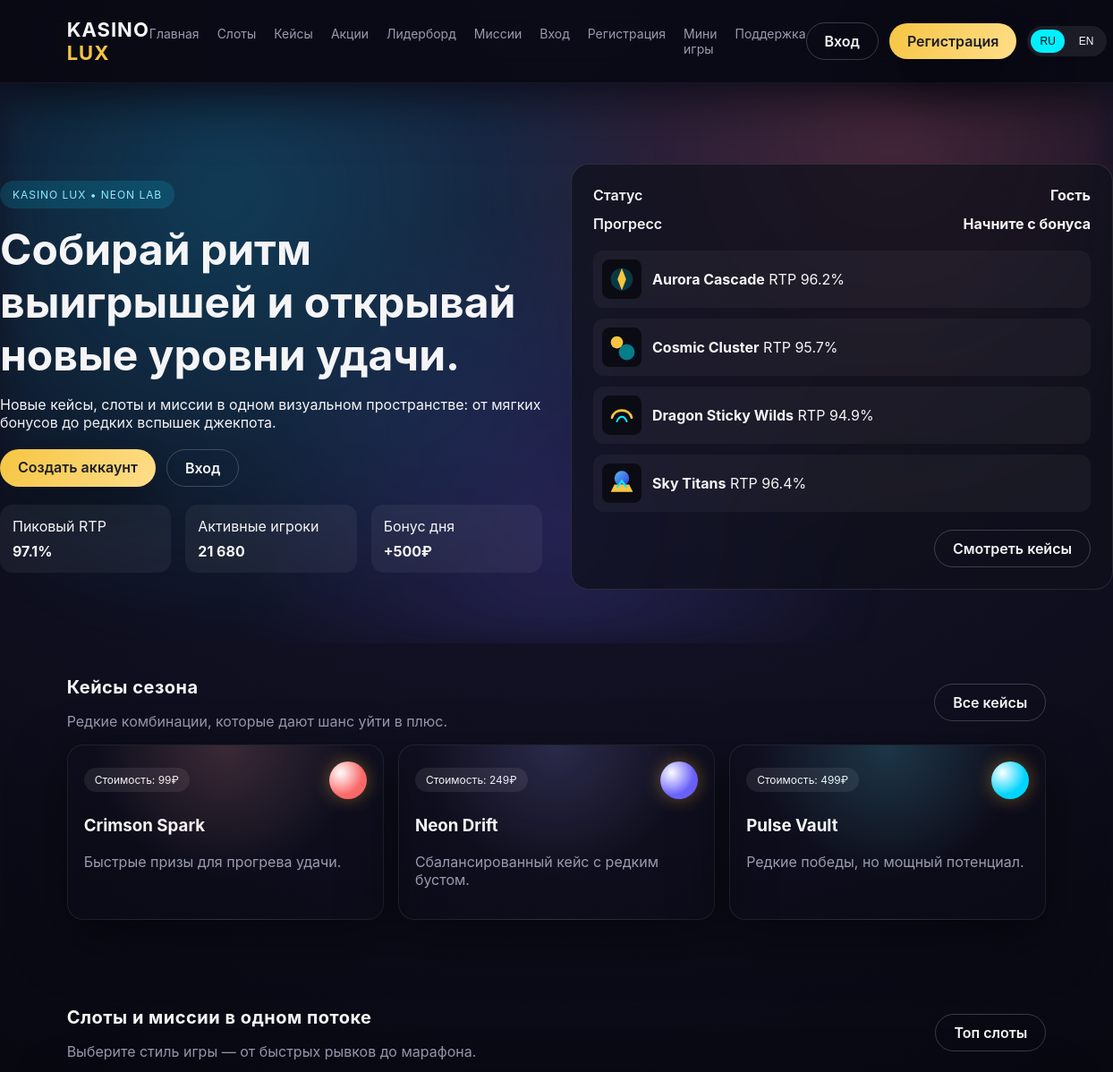
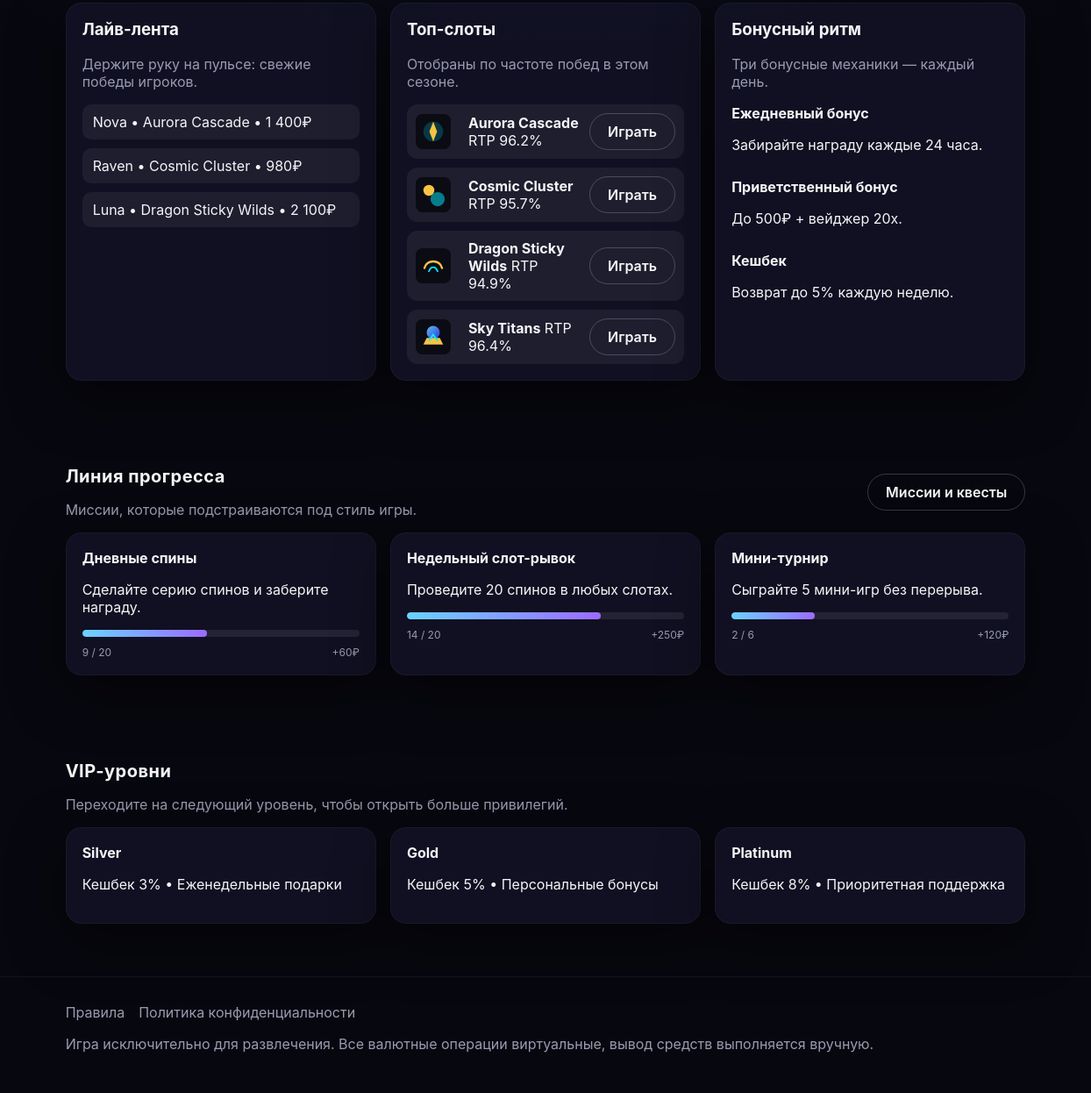
The page / on the database its author committed (2 pictures, top to bottom).
### tables this page shows
CREATE TABLE settings (
    id INT AUTO_INCREMENT PRIMARY KEY,
    name VARCHAR(100) NOT NULL UNIQUE,
    value TEXT NOT NULL
);

### config.php (called while the page is built)
<?php
return [
    'site' => [
        'name' => 'Kasino Lux',
        'base_url' => '',
        'default_language' => 'ru',
        'support_email' => 'support@example.com',
        'demo_mode' => false,
    ],
    'mail' => [
        'enabled' => false,
        'host' => 'smtp.example.com',
        'port' => 587,
        'encryption' => 'tls',
        'username' => 'smtp_user',
        'password' => 'smtp_password',
        'from_email' => 'support@example.com',
        'from_name' => 'Kasino Lux',
    ],
    'db' => [
        'host' => 'localhost',
        'name' => 'kasino',
        'user' => 'root',
        'pass' => '',
        'charset' => 'utf8mb4',
    ],
    'security' => [
        'session_name' => 'kasino_session',
        'csrf_key' => 'change_this_secret_key',
        'rate_limit' => [
            'login' => ['window' => 300, 'max' => 10],
            'spin' => ['window' => 60, 'max' => 120],
            'withdrawal' => ['window' => 3600, 'max' => 5],
        ],
    ],
    'payments' => [
        'sbp' => [
            'merchant_id' => 'SBP_MERCHANT_ID',
            'secret' => 'SBP_SECRET',
            'min_amount' => 100,
            'max_amount' => 100000,
        ],
    ],
    'bonuses' => [
        'daily_amount' => 50,
        'welcome_amount' => 500,
        'welcome_wager' => 20,
        'cashback_percent' => 5,
    ],
    'pwa' => [
        'name' => 'Kasino Lux',
        'short_name' => 'Kasino',
        'theme_color' => '#0b0b14',
        'background_color' => '#0b0b14',
    ],
    'game' => [
        'min_bet' => 10,
        'max_bet' => 1000,
    ],
];

### index.php (the view, shortened to what this page needs)
<?php
require __DIR__ . '/helpers.php';
$user = current_user();
$slots = slots_catalog();
$config = require __DIR__ . '/config.php';
$heroSlots = array_slice($slots, 0, 4);
?>
<section class="neo-hero">
    <div class="neo-hero-bg"></div>
    <div class="neo-hero-content">
        <div class="neo-hero-copy">
            <div class="neo-hero-badge">Kasino Lux • Neon Lab</div>
            <h1>Собирай ритм выигрышей и открывай новые уровни удачи.</h1>
            <p>Новые кейсы, слоты и миссии в одном визуальном пространстве: от мягких бонусов до редких вспышек джекпота.</p>
            <div class="neo-hero-actions">
                <?php if ($user): ?>
                    <a class="btn" href="/cases.php">Открыть кейсы</a>
                    <a class="btn ghost" href="/slots.php"><?php echo t('cta_play'); ?></a>
                <?php else: ?>
                    <a class="btn" href="/register.php"><?php echo t('cta_register'); ?></a>
                    <a class="btn ghost" href="/login.php"><?php echo t('nav_login'); ?></a>
                <?php endif; ?>
            </div>
            <div class="neo-hero-metrics">
                <div class="neo-metric">
                    <span>Пиковый RTP</span>
                    <strong>97.1%</strong>
                </div>
                <div class="neo-metric">
                    <span>Активные игроки</span>
                    <strong>21 680</strong>
                </div>
                <div class="neo-metric">
                    <span>Бонус дня</span>
                    <strong>+500₽</strong>
                </div>
            </div>
        </div>
        <div class="neo-hero-panel">
            <?php if ($user): ?>
                <div class="neo-panel-row">
                    <span><?php echo t('balance'); ?></span>
                    <strong data-balance>0₽</strong>
                </div>
                <div class="neo-panel-row">
                    <span>Лига</span>
                    <strong>Pulse</strong>
                </div>
            <?php else: ?>
                <div class="neo-panel-row">
                    <span>Статус</span>
                    <strong>Гость</strong>
                </div>
                <div class="neo-panel-row">
                    <span>Прогресс</span>
                    <strong>Начните с бонуса</strong>
                </div>
            <?php endif; ?>
            <div class="neo-panel-slots">
                <?php foreach ($heroSlots as $slot): ?>
                    <div class="neo-panel-slot">
                        <img src="<?php echo $slot['icon']; ?>" alt="<?php echo $slot['name']; ?>">
                        <div>
                            <strong><?php echo $slot['name']; ?></strong>
                            <span>RTP <?php echo $slot['rtp']; ?>%</span>
                        </div>
                    </div>
                <?php endforeach; ?>
            </div>
            <div class="neo-panel-cta">
                <a class="btn ghost" href="/cases.php">Смотреть кейсы</a>
            </div>
        </div>
    </div>
</section>
<section class="section neo-section">
    <div class="section-header">
        <div>
            <h2>Кейсы сезона</h2>
            <p class="muted">Редкие комбинации, которые дают шанс уйти в плюс.</p>
        </div>
        <a class="btn ghost" href="/cases.php">Все кейсы</a>
    </div>
    <div class="cards cases-grid">
        <div class="card case-card" style="--case-accent: #ff6b6b;">
            <div class="case-card-header">
                <div class="case-badge">Стоимость: 99₽</div>
                <div class="case-orb"></div>
            </div>
            <h3>Crimson Spark</h3>
            <p class="muted">Быстрые призы для прогрева удачи.</p>
        </div>
        <div class="card case-card" style="--case-accent: #6c63ff;">
            <div class="case-card-header">
                <div class="case-badge">Стоимость: 249₽</div>
                <div class="case-orb"></div>
            </div>
            <h3>Neon Drift</h3>
            <p class="muted">Сбалансированный кейс с редким бустом.</p>
        </div>
        <div class="card case-card" style="--case-accent: #00d4ff;">
            <div class="case-card-header">
                <div class="case-badge">Стоимость: 499₽</div>
                <div class="case-orb"></div>
            </div>
            <h3>Pulse Vault</h3>
            <p class="muted">Редкие победы, но мощный потенциал.</p>
        </div>
    </div>
</section>
<section class="section neo-section">
    <div class="section-header">
        <div>
            <h2>Слоты и миссии в одном потоке</h2>
            <p class="muted">Выберите стиль игры — от быстрых рывков до марафона.</p>
        </div>
        <a class="btn ghost" href="/slots.php"><?php echo t('section_top'); ?></a>
    </div>
    <div class="neo-grid">
        <div class="card neo-card">
            <h3>Лайв-лента</h3>
            <p class="muted">Держите руку на пульсе: свежие победы игроков.</p>
            <div class="neo-feed" data-live-feed>
                <div>Nova • Aurora Cascade • 1 400₽</div>
                <div>Raven • Cosmic Cluster • 980₽</div>
                <div>Luna • Dragon Sticky Wilds • 2 100₽</div>
            </div>
        </div>
        <div class="card neo-card">
            <h3>Топ-слоты</h3>
            <p class="muted">Отобраны по частоте побед в этом сезоне.</p>
            <div class="neo-slot-list">
                <?php foreach ($heroSlots as $slot): ?>
                    <div class="neo-slot-row">
                        <img src="<?php echo $slot['icon']; ?>" alt="<?php echo $slot['name']; ?>">
                        <div>
                            <strong><?php echo $slot['name']; ?></strong>
                            <span>RTP <?php echo $slot['rtp']; ?>%</span>
                        </div>
                        <a class="btn ghost" href="/slot.php?game=<?php echo $slot['slug']; ?>"><?php echo t('slot_play'); ?></a>
                    </div>
                <?php endforeach; ?>
            </div>
        </div>
        <div class="card neo-card">
            <h3>Бонусный ритм</h3>
            <p class="muted">Три бонусные механики — каждый день.</p>
            <div class="neo-bonus-list">
                <div>
                    <strong><?php echo t('bonus_daily'); ?></strong>
                    <p><?php echo site_setting('bonus_daily_text', 'Забирайте награду каждые 24 часа.'); ?></p>
                </div>
                <div>
                    <strong><?php echo t('bonus_welcome'); ?></strong>
                    <p><?php echo site_setting('bonus_welcome_text', 'До 500₽ + вейджер 20x.'); ?></p>
                </div>
                <div>
                    <strong><?php echo t('bonus_cashback'); ?></strong>
                    <p><?php echo site_setting('bonus_cashback_text', 'Возврат до 5% каждую неделю.'); ?></p>
                </div>
            </div>
        </div>
    </div>
</section>
<section class="section neo-section">
    <div class="section-header">
        <div>
            <h2>Линия прогресса</h2>
            <p class="muted">Миссии, которые подстраиваются под стиль игры.</p>
        </div>
        <a class="btn ghost" href="/missions.php"><?php echo t('missions_title'); ?></a>
    </div>
    <div class="cards missions-grid">
        <div class="card mission-card">
            <strong><?php echo site_setting('mission_daily_spin', t('mission_daily_spin')); ?></strong>
            <p><?php echo site_setting('mission_daily_spin_desc', t('mission_daily_spin_desc')); ?></p>
            <div class="progress">
                <div class="progress-bar" style="width: 45%"></div>
            </div>
            <div class="mission-meta">
                <span>9 / 20</span>
                <span>+60₽</span>
            </div>
        </div>
        <div class="card mission-card">
            <strong><?php echo site_setting('mission_weekly_slots', t('mission_weekly_slots')); ?></strong>
            <p><?php echo site_setting('mission_weekly_slots_desc', t('mission_weekly_slots_desc')); ?></p>
            <div class="progress">
                <div class="progress-bar" style="width: 70%"></div>
            </div>
            <div class="mission-meta">
                <span>14 / 20</span>
                <span>+250₽</span>
            </div>
        </div>
        <div class="card mission-card">
            <strong><?php echo site_setting('mission_minigame', t('mission_minigame')); ?></strong>
            <p><?php echo site_setting('mission_minigame_desc', t('mission_minigame_desc')); ?></p>
            <div class="progress">
                <div class="progress-bar" style="width: 30%"></div>
            </div>
            <div class="mission-meta">
                <span>2 / 6</span>
                <span>+120₽</span>
            </div>
        </div>
    </div>
</section>
<section class="section neo-section">
    <div class="section-header">
        <div>
            <h2>VIP-уровни</h2>
            <p class="muted">Переходите на следующий уровень, чтобы открыть больше привилегий.</p>
        </div>
    </div>
    <div class="cards vip-grid">
        <div class="card vip-card">
            <strong>Silver</strong>
            <p>Кешбек 3% • Еженедельные подарки</p>
        </div>
        <div class="card vip-card">
            <strong>Gold</strong>
            <p>Кешбек 5% • Персональные бонусы</p>
        </div>
        <div class="card vip-card">
            <strong>Platinum</strong>
            <p>Кешбек 8% • Приоритетная поддержка</p>
        </div>
    </div>
</section>

### rows shown on the page
settings: value "Забирайте награду каждые 24 часа."
settings: value "До 500₽ + вейджер 20x."
settings: value "Возврат до 5% каждую неделю."
settings: value "Дневные спины"
settings: value "Сделайте серию спинов и заберите награду."
settings: value "Недельный слот-рывок"
settings: value "Проведите 20 спинов в любых слотах."
settings: value "Мини-турнир"
settings: value "Сыграйте 5 мини-игр без перерыва."

### other values the page prints
t('nav_home') "Главная"
t('nav_slots') "Слоты"
t('nav_cases') "Кейсы"
t('nav_promotions') "Акции"
t('nav_leaderboard') "Лидерборд"
t('nav_missions') "Миссии"
t('nav_login') "Вход"
t('nav_register') "Регистрация"
t('nav_minigames') "Мини игры"
t('nav_support') "Поддержка"
t('cta_register') "Создать аккаунт"
$slot['name'] "Aurora Cascade"
$slot['rtp'] "96.2"
$slot['name'] "Cosmic Cluster"
$slot['rtp'] "95.7"
